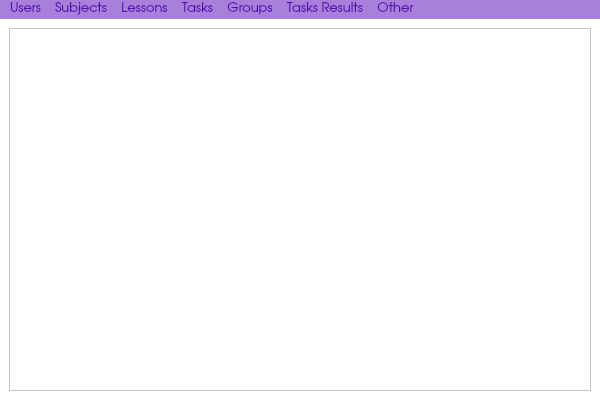
<?xml version="1.0" encoding="UTF-8"?>
<ui version="4.0">
 <class>MainWindow</class>
 <widget class="QMainWindow" name="MainWindow">
  <property name="geometry">
   <rect>
    <x>0</x>
    <y>0</y>
    <width>600</width>
    <height>400</height>
   </rect>
  </property>
  <property name="windowTitle">
   <string>LMS</string>
  </property>
  <property name="autoFillBackground">
   <bool>false</bool>
  </property>
  <property name="styleSheet">
   <string notr="true">Background:rgb(255,255,255);
Color: rgb(0, 112, 70);
font: 63 bold 12pt &quot;URW Gothic L&quot;;</string>
  </property>
  <widget class="QWidget" name="centralwidget">
   <property name="styleSheet">
    <string notr="true"/>
   </property>
   <layout class="QGridLayout" name="gridLayout_2">
    <item row="5" column="1">
     <widget class="QTableView" name="tableView">
      <property name="styleSheet">
       <string notr="true">Background:rgb(255,255,255);
Color: rgb(0, 112, 70);
font: 11pt &quot;Umpush&quot;;</string>
      </property>
     </widget>
    </item>
   </layout>
  </widget>
  <widget class="QMenuBar" name="menuBar">
   <property name="geometry">
    <rect>
     <x>0</x>
     <y>0</y>
     <width>600</width>
     <height>22</height>
    </rect>
   </property>
   <property name="font">
    <font>
     <family>URW Gothic L</family>
     <pointsize>10</pointsize>
     <weight>50</weight>
     <italic>false</italic>
     <bold>false</bold>
    </font>
   </property>
   <property name="styleSheet">
    <string notr="true">background:  rgb(169, 127, 220);
color:   rgb(86, 14, 173);
font: 10pt &quot;URW Gothic L&quot;;</string>
   </property>
   <widget class="QMenu" name="menuSubjects">
    <property name="title">
     <string>Subjects</string>
    </property>
    <addaction name="separator"/>
    <addaction name="actionCreate"/>
    <addaction name="actionShow_all"/>
    <addaction name="actionDelete_3"/>
   </widget>
   <widget class="QMenu" name="menuLessons">
    <property name="title">
     <string>Lessons</string>
    </property>
    <addaction name="actionAdd"/>
    <addaction name="actionShow_all_2"/>
    <addaction name="actionDelte"/>
   </widget>
   <widget class="QMenu" name="menuTasks">
    <property name="title">
     <string>Tasks</string>
    </property>
    <addaction name="actionAdd_3"/>
    <addaction name="actionShow_all_4"/>
    <addaction name="actionDelete"/>
   </widget>
   <widget class="QMenu" name="menuGroups">
    <property name="title">
     <string>Groups</string>
    </property>
    <addaction name="actionAdd_2"/>
    <addaction name="actionShow_all_3"/>
    <addaction name="actionDelete_4"/>
   </widget>
   <widget class="QMenu" name="menuOther">
    <property name="title">
     <string>Other</string>
    </property>
    <addaction name="actionYour_Account"/>
    <addaction name="actionexit"/>
    <addaction name="actionLog_out"/>
   </widget>
   <widget class="QMenu" name="menuUsers">
    <property name="title">
     <string>Users</string>
    </property>
    <addaction name="actionCreate_new_student"/>
    <addaction name="actionShow_all_student"/>
    <addaction name="actionShow_all_pedagos"/>
    <addaction name="actionDelete_student"/>
   </widget>
   <widget class="QMenu" name="menuTasks_Results">
    <property name="title">
     <string>Tasks Results</string>
    </property>
    <addaction name="actionShow_all_5"/>
    <addaction name="actionSearch"/>
   </widget>
   <addaction name="menuUsers"/>
   <addaction name="menuSubjects"/>
   <addaction name="menuLessons"/>
   <addaction name="menuTasks"/>
   <addaction name="menuGroups"/>
   <addaction name="menuTasks_Results"/>
   <addaction name="menuOther"/>
  </widget>
  <action name="actionYour_Account">
   <property name="text">
    <string>Your Account</string>
   </property>
  </action>
  <action name="actionexit">
   <property name="text">
    <string>Exit</string>
   </property>
  </action>
  <action name="actionCreate_new_student">
   <property name="text">
    <string>Create new student</string>
   </property>
  </action>
  <action name="actionShow_all_student">
   <property name="text">
    <string>Show all students</string>
   </property>
  </action>
  <action name="actionShow_all_pedagos">
   <property name="text">
    <string>Show all pedagos</string>
   </property>
  </action>
  <action name="actionCreate">
   <property name="text">
    <string>Create</string>
   </property>
   <property name="font">
    <font>
     <family>Umpush</family>
    </font>
   </property>
   <property name="iconVisibleInMenu">
    <bool>false</bool>
   </property>
  </action>
  <action name="actionShow_all">
   <property name="text">
    <string>Show all</string>
   </property>
  </action>
  <action name="actionShow_all_2">
   <property name="text">
    <string>Show all</string>
   </property>
  </action>
  <action name="actionAdd">
   <property name="text">
    <string>Add</string>
   </property>
  </action>
  <action name="actionAdd_2">
   <property name="text">
    <string>Add</string>
   </property>
  </action>
  <action name="actionShow_all_3">
   <property name="text">
    <string>Show all</string>
   </property>
  </action>
  <action name="actionAdd_3">
   <property name="text">
    <string>Add</string>
   </property>
  </action>
  <action name="actionShow_all_4">
   <property name="text">
    <string>Show all</string>
   </property>
  </action>
  <action name="actionDelete">
   <property name="text">
    <string>Delete</string>
   </property>
  </action>
  <action name="actionDelete_student">
   <property name="text">
    <string>Delete</string>
   </property>
  </action>
  <action name="actionDelete_3">
   <property name="text">
    <string>Delete</string>
   </property>
  </action>
  <action name="actionDelte">
   <property name="text">
    <string>Delete</string>
   </property>
  </action>
  <action name="actionDelete_4">
   <property name="text">
    <string>Delete</string>
   </property>
  </action>
  <action name="actionReload">
   <property name="text">
    <string>Reload</string>
   </property>
  </action>
  <action name="actionLog_out">
   <property name="text">
    <string>Log out</string>
   </property>
  </action>
  <action name="actionShow_all_5">
   <property name="text">
    <string>Show all</string>
   </property>
  </action>
  <action name="actionSearch">
   <property name="text">
    <string>Search</string>
   </property>
  </action>
 </widget>
 <resources/>
 <connections/>
</ui>
